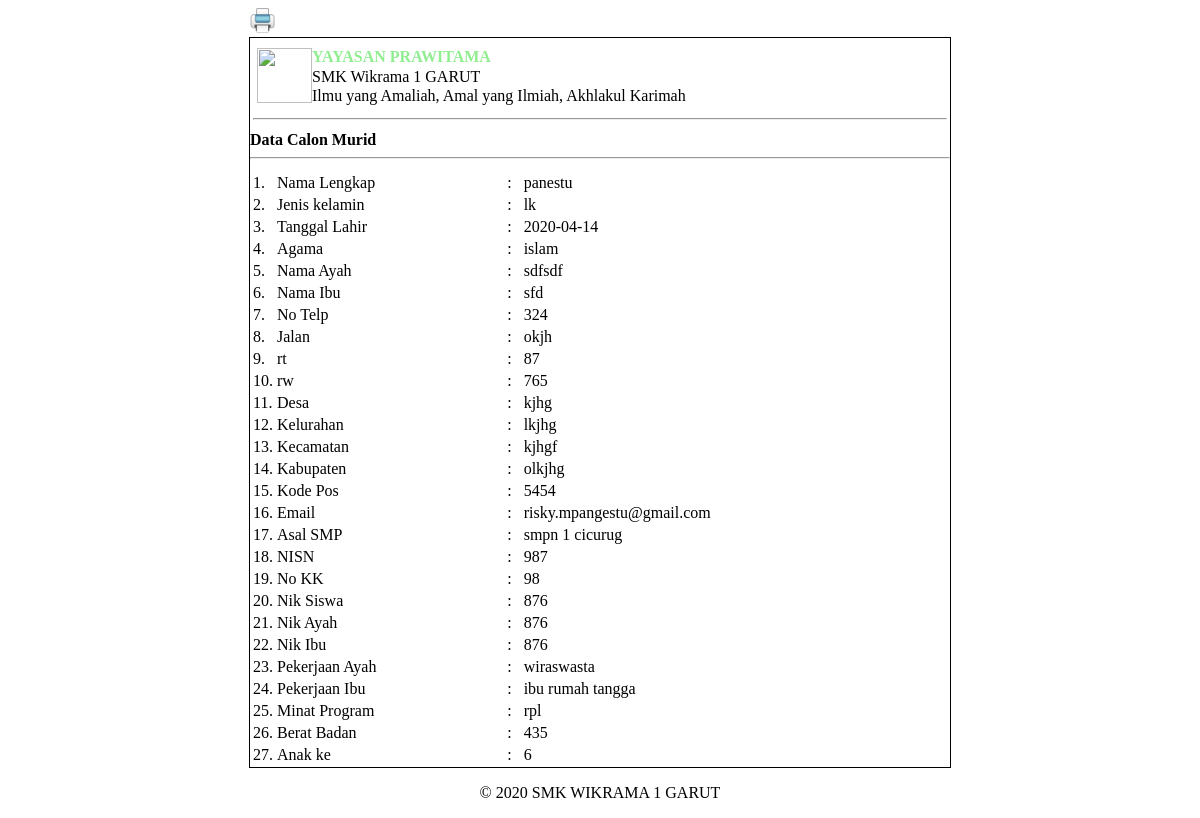
Screenshot of /daftar_sekolah/tampilan.php?id=9 with the database file from the repository.
### tables this page shows
CREATE TABLE `tb_daftar` (
  `id_daftar` int(11) NOT NULL,
  `nama_lengkap` varchar(100) NOT NULL,
  `jk` varchar(5) NOT NULL,
  `tanggal_lahir` date NOT NULL,
  `agama` varchar(30) NOT NULL,
  `nama_ayah` varchar(100) NOT NULL,
  `nama_ibu` varchar(100) NOT NULL,
  `telp` varchar(13) NOT NULL,
  `jalan` varchar(150) NOT NULL,
  `rt` int(11) NOT NULL,
  `rw` int(11) NOT NULL,
  `desa` varchar(100) NOT NULL,
  `kelurahan` varchar(100) NOT NULL,
  `kecamatan` varchar(100) NOT NULL,
  `kabupaten` varchar(100) NOT NULL,
  `kode_pos` int(11) NOT NULL,
  `emai` varchar(100) NOT NULL,
  `asal_smp` varchar(100) NOT NULL,
  `nisn` int(11) NOT NULL,
  `no_kk` int(11) NOT NULL,
  `nik_siswa` int(11) NOT NULL,
  `nik_ayah` int(11) NOT NULL,
  `nik_ibu` int(11) NOT NULL,
  `pekerjaan_ayah` varchar(100) NOT NULL,
  `pekerjaan_ibu` varchar(100) NOT NULL,
  `minat_program` varchar(100) NOT NULL,
  `berat_badan` int(11) NOT NULL,
  `anak_ke` int(11) NOT NULL
);

### daftar_sekolah/tampilan.php (the view, shortened to what this page needs)
<?php
    include_once("function/koneksi.php");
    $id = $_GET['id'];
    $query = mysqli_query($koneksi,"SELECT * FROM tb_daftar WHERE id_daftar = $id ");
    $row = mysqli_fetch_assoc($query);
 ?>
 <!DOCTYPE html>
<html>
    <head>
    </head>
    <body>
        <div class="print">
            <a href="#" onclick="document.getElementById('print').style.display='none';window.print();">
                <img src="images/print-icon.png" id="print" width="25" height="25" border="0" /></a>
        </div>
        <div class="utama">
            <table width="98%" border="0" cellspacing="0" cellpadding="0" align="center" style="margin-top:10px;">
                <tr>
                    <td width="7%" rowspan="3" align="center" valign="top">
                        <img src="images/logo.png" width="55" height="55" /></td>
                    <td width="93%" valign="top"><strong style="color:lightgreen;">YAYASAN PRAWITAMA </strong></td>
                </tr>
                <tr>
                    <td valign="top">SMK Wikrama 1 GARUT </td>
                </tr>
                <tr>
                    <td valign="top">Ilmu yang Amaliah, Amal yang Ilmiah, Akhlakul Karimah </td>
                </tr>
            </table>
            <table width="100%">
                <tr><td><hr></td></tr>
            </table>
            <table width="100%">
            <tr>
               <strong>Data Calon Murid</strong>
            </tr>
            <tr>
                <hr>
            </tr>
            <tr>
                <td width="3%">1.</td>
                <td>Nama Lengkap</td>
                <td>:</td>
                <td> <?= $row['nama_lengkap']; ?></td>
            </tr>
            <tr>
                <td>2.</td>
                <td >Jenis kelamin</td>
                <td>:</td>
                <td> <?= $row['jk']; ?></td>
            </tr>
            <tr>
                <td>3.</td>
                <td >Tanggal Lahir</td>
                <td>:</td>
                <td> <?= $row['tanggal_lahir']; ?></td>
            </tr>
            <tr>
                <td>4.</td>
                <td >Agama</td>
                <td>:</td>
                <td> <?= $row['agama']; ?></td>
            </tr>
            <tr>
                <td>5.</td>
                <td >Nama Ayah</td>
                <td>:</td>
                <td> <?= $row['nama_ayah']; ?></td>
            </tr>
            <tr>
                <td>6.</td>
                <td >Nama Ibu</td>
                <td>:</td>
                <td> <?= $row['nama_ibu']; ?></td>
            </tr>
            <tr>
                <td>7.</td>
                <td >No Telp</td>
                <td>:</td>
                <td> <?= $row['telp']; ?></td>
            </tr>
            <tr>
                <td>8.</td>
                <td >Jalan</td>
                <td>:</td>
                <td> <?= $row['jalan']; ?></td>
            </tr>
            <tr>
                <td>9.</td>
                <td >rt</td>
                <td>:</td>
                <td> <?= $row['rt']; ?></td>
            </tr>
            <tr>
                <td>10.</td>
                <td >rw</td>
                <td>:</td>
                <td> <?= $row['rw']; ?></td>
            </tr>
            <tr>
                <td>11.</td>
                <td >Desa</td>
                <td>:</td>
                <td> <?= $row['desa']; ?></td>
            </tr>
            <tr>
                <td>12.</td>
                <td >Kelurahan</td>
                <td>:</td>
                <td> <?= $row['kelurahan']; ?></td>
            </tr>
            <tr>
                <td>13.</td>
                <td >Kecamatan</td>
                <td>:</td>
                <td> <?= $row['kecamatan']; ?></td>
            </tr>
            <tr>
                <td>14.</td>
                <td >Kabupaten</td>
                <td>:</td>
                <td> <?= $row['kabupaten']; ?></td>
            </tr>
            <tr>
                <td>15.</td>
                <td >Kode Pos</td>
                <td>:</td>
                <td> <?= $row['kode_pos']; ?></td>
            </tr>
            <tr>
                <td>16.</td>
                <td >Email</td>
                <td>:</td>
                <td> <?= $row['emai']; ?></td>
            </tr>
            <tr>
                <td>17.</td>
                <td >Asal SMP</td>
                <td>:</td>
                <td> <?= $row['asal_smp']; ?></td>
            </tr>
            <tr>
                <td>18.</td>
                <td >NISN</td>
                <td>:</td>
                <td> <?= $row['nisn']; ?></td>
            </tr>
            <tr>
                <td>19.</td>
                <td >No KK</td>
                <td>:</td>
                <td> <?= $row['no_kk']; ?></td>
            </tr>
            <tr>
                <td>20.</td>
                <td >Nik Siswa</td>
                <td>:</td>
                <td> <?= $row['nik_siswa']; ?></td>
            </tr>
            <tr>
                <td>21.</td>
                <td >Nik Ayah</td>
                <td>:</td>
                <td> <?= $row['nik_ayah']; ?></td>
            </tr>
            <tr>
                <td>22.</td>
                <td >Nik Ibu</td>
                <td>:</td>
                <td> <?= $row['nik_ibu']; ?></td>
            </tr>
            <tr>
                <td>23.</td>
                <td >Pekerjaan Ayah</td>
                <td>:</td>
                <td> <?= $row['pekerjaan_ayah']; ?></td>
            </tr>
            <tr>
                <td>24.</td>
                <td >Pekerjaan Ibu</td>
                <td>:</td>
                <td> <?= $row['pekerjaan_ibu']; ?></td>
            </tr>
            <tr>
                <td>25.</td>
                <td >Minat Program</td>
                <td>:</td>
                <td> <?= $row['minat_program']; ?></td>
            </tr>
            <tr>
                <td>26.</td>
                <td >Berat Badan</td>
                <td>:</td>
                <td> <?= $row['berat_badan']; ?></td>
            </tr>
            <tr>
                <td>27.</td>
                <td >Anak ke</td>
                <td>:</td>
                <td> <?= $row['anak_ke']; ?></td>
            </tr>
            </table>
        </div>
    </body>
    <center><p>&copy; <?php echo date('Y'); ?> SMK WIKRAMA 1 GARUT</p></center>
</html>

### daftar_sekolah/tampilan.php (style rules this page uses)
.utama { margin:0 auto; border:thin solid #000; width:700px; }
.print { margin:0 auto; width:700px; }
a { text-decoration: none; }

### rows the page displays
tb_daftar: nama_lengkap "panestu", jk "lk", tanggal_lahir "2020-04-14", agama "islam", nama_ayah "sdfsdf", nama_ibu "sfd", telp "324", jalan "okjh", rt "87", rw "765", desa "kjhg", kelurahan "lkjhg", kecamatan "kjhgf", kabupaten "olkjhg", kode_pos "5454", emai "risky.mpangestu@gmail.com", asal_smp "smpn 1 cicurug", nisn "987", no_kk "98", nik_siswa "876", nik_ayah "876", nik_ibu "876", pekerjaan_ayah "wiraswasta", pekerjaan_ibu "ibu rumah tangga", minat_program "rpl", berat_badan "435", anak_ke "6"
